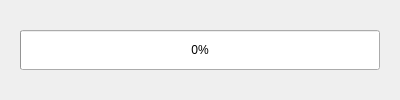
<?xml version="1.0" encoding="UTF-8"?>
<ui version="4.0">
 <class>FileSendProgress</class>
 <widget class="QDialog" name="FileSendProgress">
  <property name="geometry">
   <rect>
    <x>0</x>
    <y>0</y>
    <width>400</width>
    <height>100</height>
   </rect>
  </property>
  <property name="windowTitle">
   <string>Dialog</string>
  </property>
  <widget class="QProgressBar" name="progressBar">
   <property name="geometry">
    <rect>
     <x>20</x>
     <y>30</y>
     <width>360</width>
     <height>40</height>
    </rect>
   </property>
   <property name="value">
    <number>0</number>
   </property>
  </widget>
 </widget>
 <resources/>
 <connections/>
</ui>
